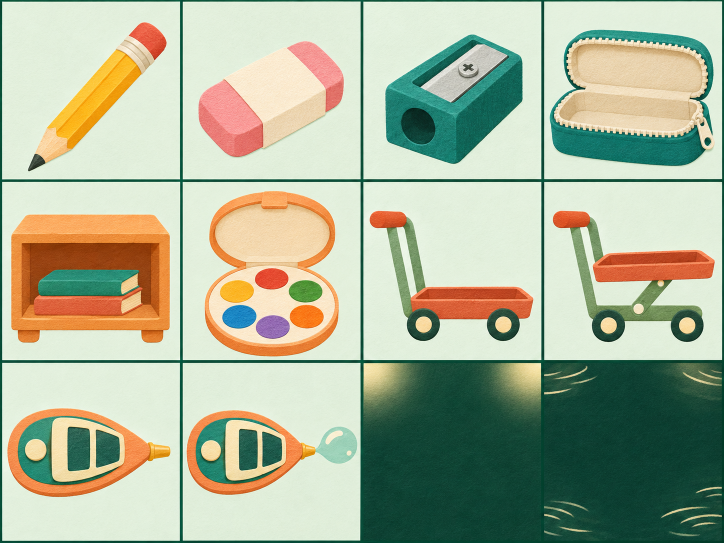
#> input picture courseware/lessons/pep-chinese-g1-lower-home-for-stationery/art-source/game-atlas.png, 1448 x 1086 px (shown at 1/2 size)
$ python -i diagrams.py   (imports and definitions only)
#> lines starting #> are read from the running program, lines starting #| are printed output that depends on the picture; after the words box and inside, x2 and y2 are one past the last pixel; in counts of white or black regions, pixels touching at a corner belong together
#> further down, picture is the input picture: PIL image 1448x1086 RGB; mean R, G, B 172, 181.1, 155.3
"""Prepare registered artwork and exact handwriting examples for 文具的家."""
from hashlib import sha256
import json
from pathlib import Path
from statistics import median

from PIL import Image, ImageDraw, ImageFilter, ImageFont


ROOT = Path(__file__).resolve().parent
CREAM, PINE, SAGE, ORANGE = "#fff1d7", "#24453c", "#a6b8a0", "#bd572c"
FONT = "/System/Library/Fonts/Supplemental/Songti.ttc"
ATLAS = {
    "story-atlas": ((0,362,724,1086,1448),(0,362,724,1086),7,
        ("looking-for-pencil","scattered-tools","looking-for-eraser","asking-mother","mother-suggests",
         "case-in-bag","three-tools-in-case","checking-tools","brush-goes-in","lid-goes-on",
         "touch-closed-box","stationery-sticker")),
    "word-atlas": ((0,420,842,1262),(0,415,831,1246),5,
        ("fresh-book","new-year","new-rider","open-window","safe-home","flat-path",
         "partners","together","reading-alone")),
    "game-atlas": ((0,362,724,1086,1448),(0,362,724,1086),7,
        ("pencil","eraser","sharpener","case","cubby","palette","delivery-rover","delivery-rover-load",
         "word-boat","word-boat-pop","delivery-backdrop","word-backdrop")),
    "quiz-atlas": ((0,362,724,1086),(0,362,724,1086,1448),9,
        tuple(f"quiz-{n}-{x}" for n in (1,2,3,6) for x in "abc")),
}

# Normalized centerlines in the sequence recorded in official-notes.json.
STROKES = {
    "笔": (
        ((.30,.19),(.25,.32)), ((.27,.25),(.45,.24)), ((.35,.26),(.40,.33)),
        ((.60,.18),(.54,.30)), ((.57,.24),(.78,.22)), ((.65,.25),(.70,.32)),
        ((.64,.37),(.50,.41),(.35,.43)), ((.36,.51),(.69,.48)),
        ((.31,.62),(.77,.58)), ((.52,.42),(.51,.69),(.52,.77),(.57,.81),(.75,.81),(.80,.74)),
    ),
    "知": (
        ((.30,.22),(.24,.40)), ((.26,.32),(.46,.30)), ((.20,.49),(.50,.47)),
        ((.36,.32),(.34,.58),(.25,.76),(.19,.82)), ((.36,.58),(.49,.73)),
        ((.57,.40),(.60,.74)), ((.57,.40),(.80,.38),(.77,.72)), ((.60,.71),(.77,.70)),
    ),
    "道": (
        ((.47,.16),(.52,.23)), ((.67,.15),(.63,.24)), ((.41,.27),(.78,.26)),
        ((.59,.27),(.55,.37)), ((.47,.37),(.48,.68)), ((.47,.37),(.72,.35),(.71,.68)),
        ((.48,.46),(.71,.45)), ((.48,.55),(.71,.54)), ((.48,.65),(.71,.64)),
        ((.24,.29),(.31,.36)), ((.18,.46),(.35,.44),(.30,.53),(.36,.59),(.26,.74)),
        ((.17,.79),(.28,.75),(.49,.80),(.72,.83),(.84,.79)),
    ),
    "放": (
        ((.35,.19),(.40,.26)), ((.19,.32),(.49,.31)),
        ((.32,.43),(.46,.42),(.44,.72),(.41,.76),(.35,.69)),
        ((.32,.32),(.30,.56),(.24,.73),(.17,.81)),
        ((.62,.19),(.55,.43)), ((.58,.35),(.83,.33)),
        ((.73,.36),(.68,.58),(.58,.74),(.47,.83)), ((.57,.47),(.65,.64),(.83,.82)),
    ),
    "平": (
        ((.30,.23),(.70,.21)), ((.35,.34),(.42,.46)), ((.67,.33),(.60,.48)),
        ((.19,.57),(.82,.55)), ((.50,.43),(.50,.84)),
    ),
    "安": (
        ((.48,.17),(.55,.23)), ((.28,.28),(.25,.42)),
        ((.29,.32),(.78,.30),(.74,.40)),
        ((.49,.40),(.38,.59),(.54,.68),(.70,.79)),
        ((.65,.46),(.58,.65),(.46,.77),(.31,.82)), ((.23,.53),(.79,.51)),
    ),
    "盒": (
        ((.50,.17),(.34,.32),(.23,.38)), ((.50,.17),(.65,.31),(.77,.38)), ((.39,.36),(.62,.35)),
        ((.37,.43),(.39,.58)), ((.37,.43),(.65,.42),(.63,.58)), ((.39,.56),(.63,.55)),
        ((.29,.65),(.31,.83)), ((.29,.65),(.72,.64),(.71,.83)),
        ((.44,.65),(.45,.82)), ((.58,.65),(.58,.82)), ((.20,.83),(.81,.82)),
    ),
}


def digest(path):
    return sha256(path.read_bytes()).hexdigest()


def matte_free(image):
    rgba = image.convert("RGBA")
    width, height = image.size
#> width = 1448; height = 1086
    points = ((5,5),(width-6,5),(5,height-6),(width-6,height-6))
    paper = [median(channel) for channel in zip(*(rgba.getpixel(p)[:3] for p in points))]
#> paper = [234.5, 242, 226.5]
    mask = Image.new("L", image.size)
#> mask: PIL image 1448x1086 L; every value is 0
    mask.putdata([255 if max(abs(v-bg) for v,bg in zip(rgb,paper)) > 23 else 0
                  for rgb in image.convert("RGB").getdata()])
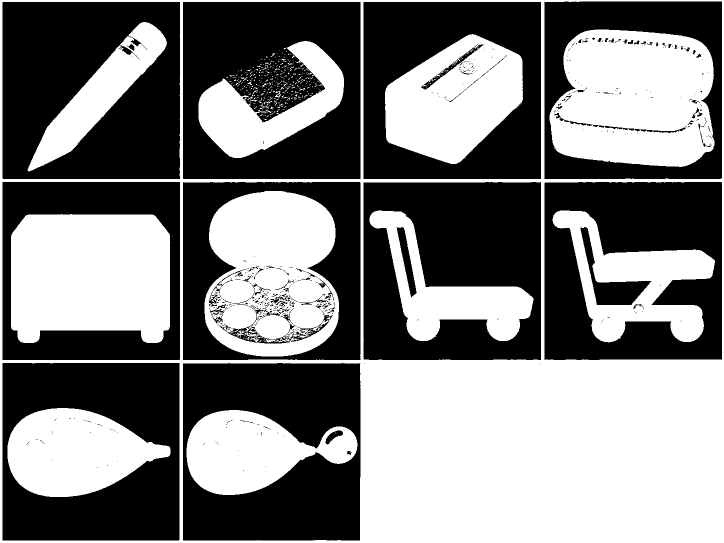
#> mask: PIL image 1448x1086 L (shown at 1/2 size); 48.9% white; 447 white regions (420 under 20 px), largest, box (x1, y1, x2, y2) and area: (0, 0, 1448, 1086) 314043, (1099, 59, 1429, 334) 74877, (22, 428, 341, 686) 74540
    for corner in ((0,0),(width-1,0),(0,height-1),(width-1,height-1)):
        ImageDraw.floodfill(mask, corner, 128)
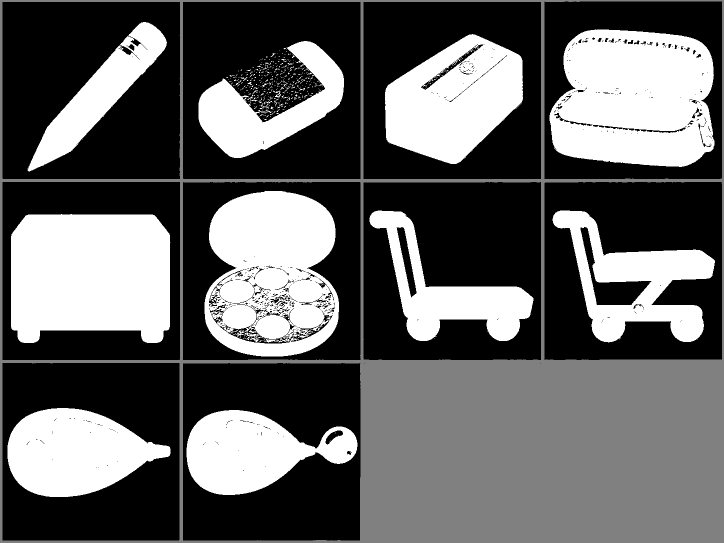
#> mask: PIL image 1448x1086 L (shown at 1/2 size); min 0, max 255, mean 99.4
    mask = mask.point(lambda p: 0 if p == 128 else 255)
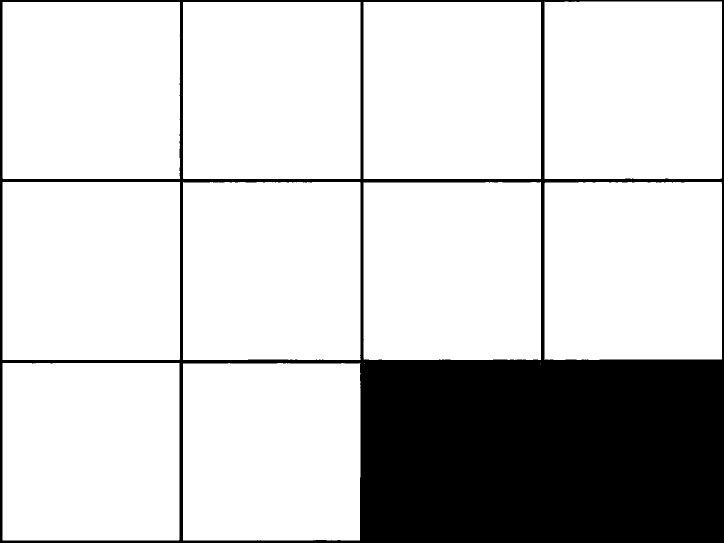
#> mask: PIL image 1448x1086 L (shown at 1/2 size); 80% white; 1 black region, box (x1, y1, x2, y2) and area: (0, 0, 1448, 1086) 314043
    box = mask.getbbox()
#> box = (5, 3, 1444, 1081)
    if not box or 0 in box[:2] or box[2] == width or box[3] == height:
        raise ValueError("sprite cut touches its original crop edge")
    rgba.putalpha(mask.filter(ImageFilter.GaussianBlur(.45)))
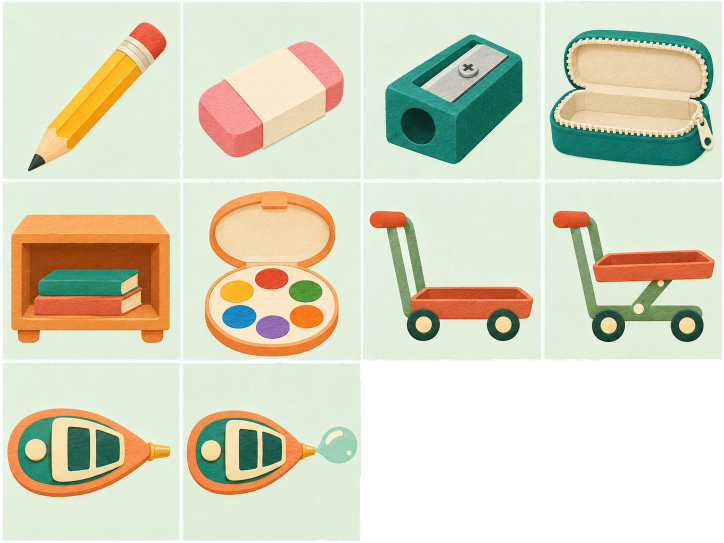
#> rgba: PIL image 1448x1086 RGBA (shown at 1/2 size); mean R, G, B, A 172, 181.1, 155.3, 204.1; transparent parts drawn white
    return rgba.crop(box)
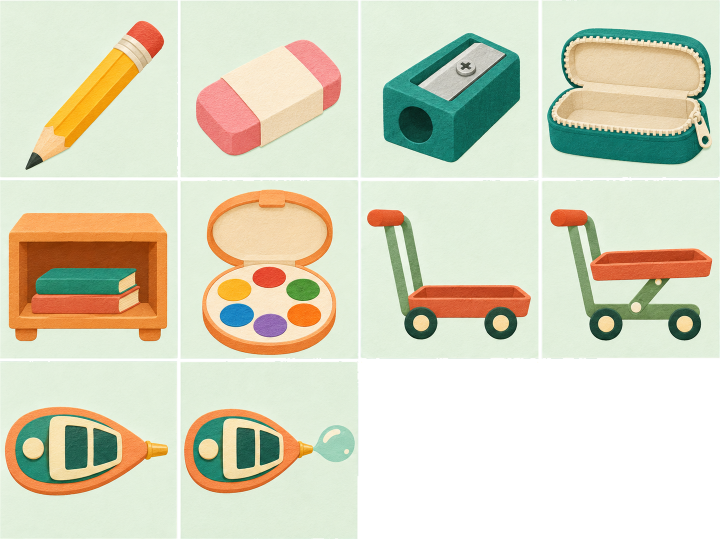
#> returned value: PIL image 1439x1078 RGBA (shown at 1/2 size); mean R, G, B, A 174.1, 182.5, 156.6, 206.8; transparent parts drawn white


def board(size):
    return Image.new("RGBA", size, CREAM)


# [14 lines left out: functions paste, grid, not called in this run]


def arrow(draw, x, y):
    draw.line((x-11,y,x+10,y), width=5, fill=ORANGE)
    draw.polygon(((x+14,y),(x+6,y-7),(x+6,y+7)), fill=ORANGE)


# [155 lines left out: functions pair, field, trace, writing, box_glyph, printed_ju and 2 more, not called in this run]


# [2 lines not run here, left out]

>>> from PIL import Image
>>> picture = Image.open('art-source/game-atlas.png')
>>> result = matte_free(picture)
